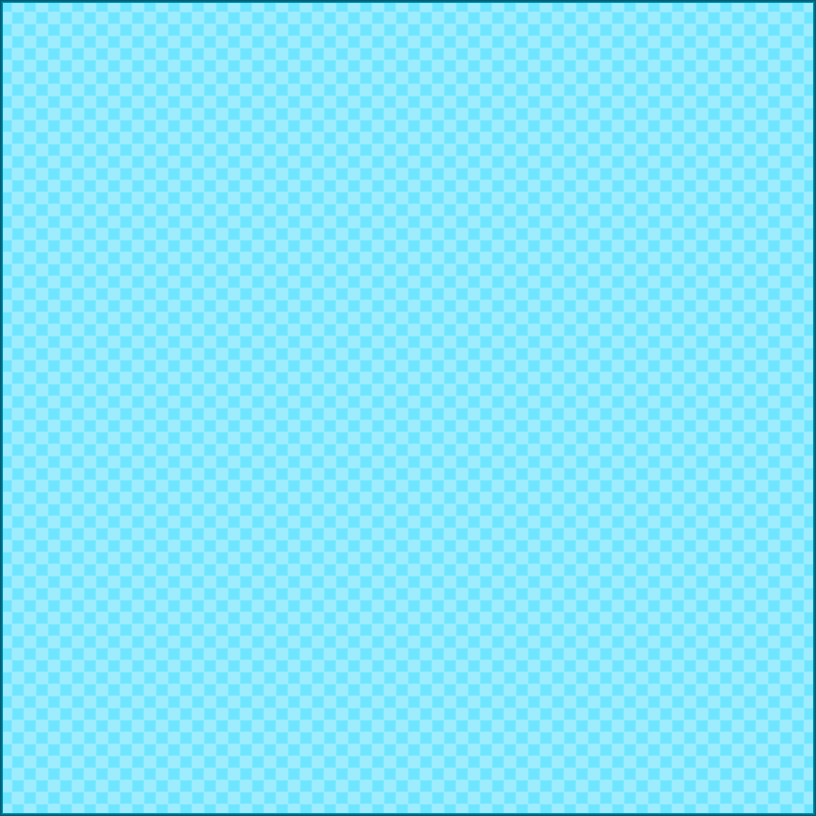

A level layout from a 2D game, rendered from its tile map. Below: a short description, then the map file with tile-grid data replaced by summaries:
An orthogonal 34x34 tile map with 24x24 px tiles, 1 tile layer (Tile Layer 1).

<map version="1.0" orientation="orthogonal" renderorder="right-down" width="34" height="34" tilewidth="24" tileheight="24" nextobjectid="1">
 <tileset firstgid="1" name="tileset" tilewidth="24" tileheight="24">
  <image source="tileset.png" width="72" height="72" />
 </tileset>
 <layer name="Tile Layer 1" width="34" height="34">
  <data>[1156 cells, 1156 non-empty, 9 distinct tile ids]</data>
 </layer>
</map>
